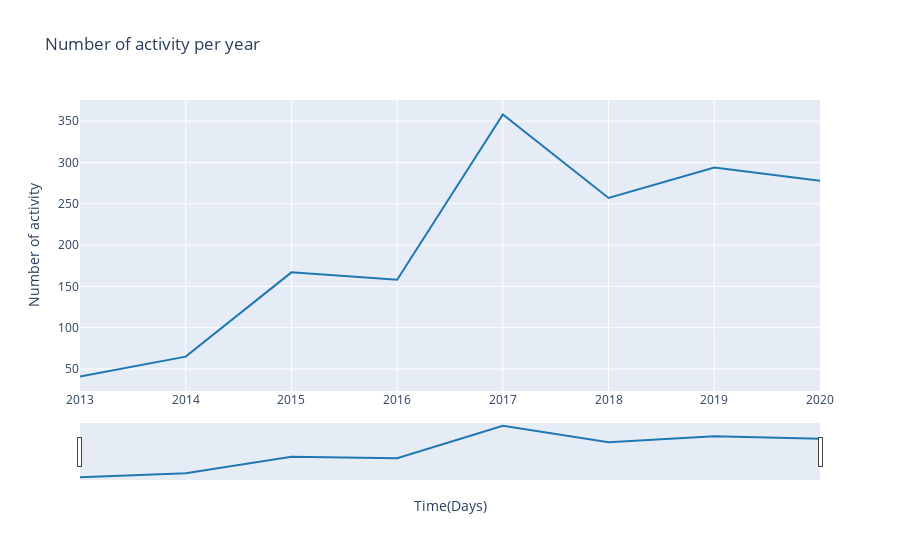

Notebook code for this chart:
### Markdown cell above
##############################################################################

#Data Analysis

##############################################################################

### Code cell
df =  data_strava.groupby("year").sum()
df.reset_index(inplace=True)

fig = go.Figure([
    go.Scatter(
        name='activity_count',
        x=df['year'],
        y=df['activity_count'],
        mode='lines',
        line=dict(color='rgb(31, 119, 180)'),
    )
])
fig.update_layout(
    yaxis_title='Number of activity',
    title='Number of activity per year',
    xaxis_title = 'Time(Days)',
    hovermode="x"
)

fig.update_xaxes(rangeslider_visible=True)

fig.show()

### Figure 1 — Plotly figure (JSON) as saved in the notebook; plotly's stock layout.template omitted (floating-point values rounded to 4 significant figures)
{"data": [{"line": {"color": "rgb(31, 119, 180)"}, "mode": "lines", "name": "activity_count", "type": "scatter", "x": [" 2013", " 2014", " 2015", " 2016", " 2017", " 2018", " 2019", " 2020"], "y": [41, 65, 167, 158, 358, 257, 294, 278]}], "layout": {"hovermode": "x", "title": {"text": "Number of activity per year"}, "xaxis": {"rangeslider": {"visible": true}, "title": {"text": "Time(Days)"}}, "yaxis": {"title": {"text": "Number of activity"}}}}
